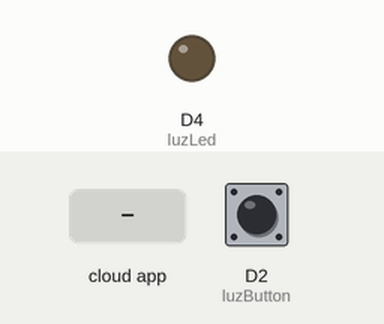
This sketch was run on a simulated ESP8266 (NodeMCU). On the bench: output pins drawn as LEDs (lit = HIGH). The test bench sets the inputs (shaded band); at power-on: D2 (luzButton) HIGH. WiFi joins after 1.5 s; servers stay silent unless stated; no MQTT or app messages arrive unless stated; what the sketch prints to the serial monitor is not drawn.

Above: at 2.7 s.
2.8 s: the phone or cloud app sets sta to off
At 3.2 s:
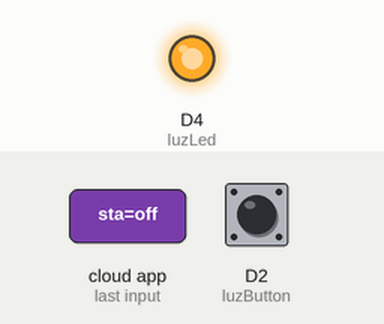
4.3 s: the phone or cloud app sets sta to on
At 4.6 s:
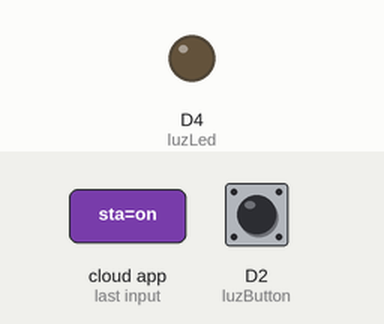
Timing chart, 0 to 7.3 s (numbered marks = the images above; inputs shaded):
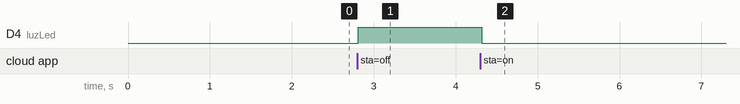

Measured:
- after the input at 2.8 s, D4 (luzLed): LOW → HIGH at once
- after the input at 4.3 s, D4 (luzLed): HIGH → LOW at once

The sketch:

smartInterface.ino
```cpp
#include <ESP8266WiFi.h>
#include "Adafruit_MQTT.h"
#include "Adafruit_MQTT_Client.h"

/********** WiFi Access Point ***********/
#define WLAN_SSID       "network"
#define WLAN_PASS       "password"

/********** MQTT Broker *****************/
#define MQTT_SERVER "m14.cloudmqtt.com"
#define MQTT_PORT   1883
#define MQTT_USER   "user"
#define MQTT_PASS   "pass"

/************ clientes wifi y mqtt*************/
WiFiClient client;
Adafruit_MQTT_Client mqtt(&client, MQTT_SERVER, MQTT_PORT, MQTT_USER, MQTT_USER, MQTT_PASS);


/****************************** Feeds ***************************************/

// sala.luz
Adafruit_MQTT_Subscribe luzSta = Adafruit_MQTT_Subscribe(&mqtt, "sala/luz/sta");
Adafruit_MQTT_Publish luzSet = Adafruit_MQTT_Publish(&mqtt, "sala/luz/set");


/************* Funcionalidad de sala.luz **************/
const int luzOn = LOW;
const int luzOff = !luzOn;

int luzLed = LED_BUILTIN;
int luzLedVal = luzOn;

int luzButton = D2;

void luzSetup(){
  pinMode(luzLed,OUTPUT);
  pinMode(luzButton,INPUT_PULLUP);
  luzSta.setCallback(luzCallback);
  mqtt.subscribe(&luzSta);
}
void luzCallback(char *payload, uint16_t len) {
  String msg = String(payload);

  Serial.print("Luz: ");
  Serial.println(msg);

  if(msg == "on"){
    luzLedVal = luzOn;
  } else if(msg == "off"){
    luzLedVal = luzOff;
  }
  digitalWrite(luzLed,luzLedVal);
}
void luzLeerToggle(){
  int estado = digitalRead(luzButton);
  if(estado == LOW){
    luzSet.publish("toggle");

    // Espera a que se suelte el pulsador
    while(estado == LOW){
      estado = digitalRead(luzButton);
    }
  }
}

void setup() {
  Serial.begin(115200);
  delay(10);

  Serial.println(F("Projecto 01: Smart Actuador con codigo modular"));

  // Connect to WiFi access point.
  Serial.println(); Serial.println();
  Serial.print("Connecting to ");
  Serial.println(WLAN_SSID);

  WiFi.begin(WLAN_SSID, WLAN_PASS);
  while (WiFi.status() != WL_CONNECTED) {
    delay(500);
    Serial.print(".");
  }
  Serial.println();

  Serial.println("WiFi connected");
  Serial.println("IP address: "); Serial.println(WiFi.localIP());

  // luz
  luzSetup();
}

void loop() {
  MQTT_connect();
  mqtt.processPackets(2500);
  if(! mqtt.ping()) {
    mqtt.disconnect();
  }

  luzLeerToggle();
}

void MQTT_connect() {
  int8_t ret;

  // Stop if already connected.
  if (mqtt.connected()) {
    return;
  }

  Serial.print("Connecting to MQTT... ");

  uint8_t retries = 3;
  while ((ret = mqtt.connect()) != 0) { // connect will return 0 for connected
       Serial.println(mqtt.connectErrorString(ret));
       Serial.println("Retrying MQTT connection in 10 seconds...");
       mqtt.disconnect();
       delay(10000);  // wait 10 seconds
       retries--;
       if (retries == 0) {
         // basically die and wait for WDT to reset me
         while (1);
       }
  }
  Serial.println("MQTT Connected!");
}
```
